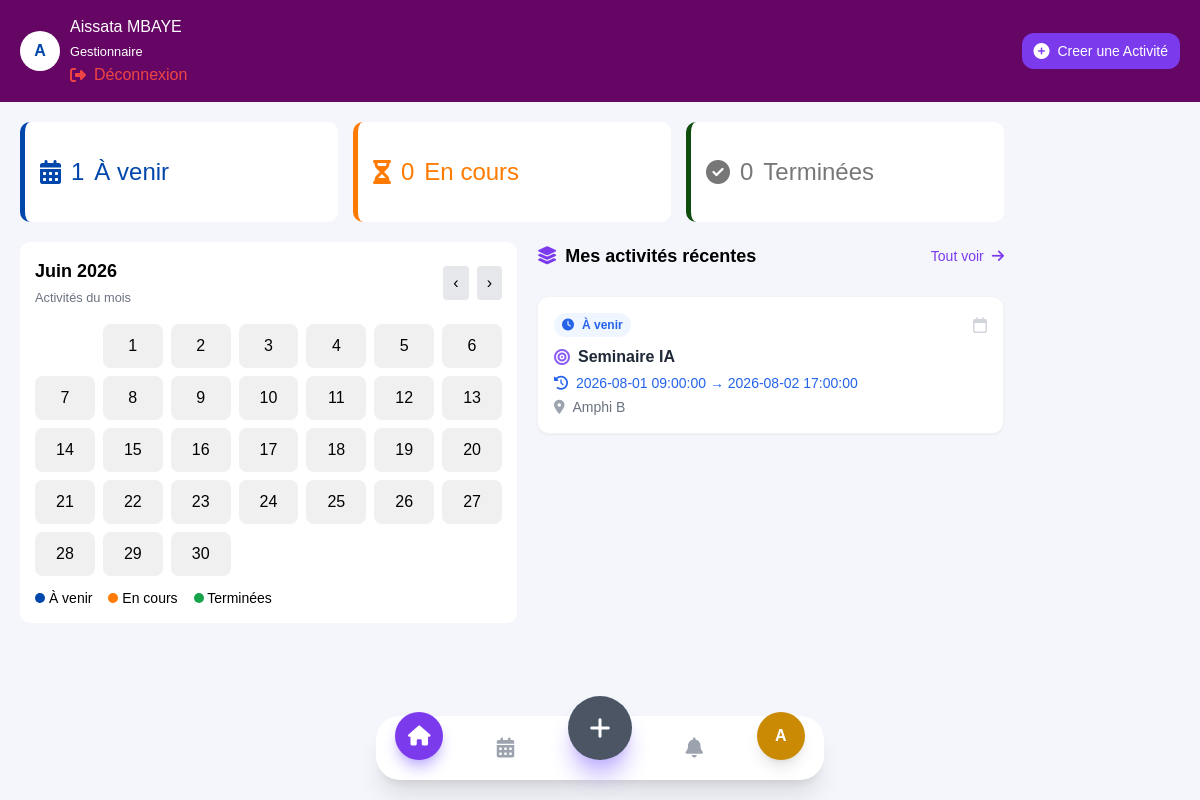
The page /Gestionnaire/DashboardGestionnaire.php (signed in) on the database its author committed.
### tables this page shows
create table ACTIVITE(
    id_act int auto_increment,
    matricule_user char(5) not null,
    titre varchar(100) not null,
    description text not null,
    type_act VARCHAR(30) NOT NULL CHECK ( type_act IN ('COURS','EXAMEN','SOUTENANCE','REUNION','FORMATION','SEMINAIRE','CONFERENCE','ATELIER','COLLOQUE','CEREMONIE','JOURNEE_PORTES_OUVERTES','ACCUEIL_NOUVEAUX','ASSEMBLEE_GENERALE','ELECTION','SORTIE_PEDAGOGIQUE','VISITE','COMPETITION','ACTIVITE_CULTURELLE','ACTIVITE_SPORTIVE','CAMPAGNE_SENSIBILISATION','ACTION_SOCIALE','FETE','PROJET','AUTRE')),
    date_debut datetime not null, 
    date_fin datetime not null,
    lieu varchar(100) not null ,

     
    constraint check_dateDebut_dateFin check (date_fin > date_debut),
    constraint pk_activite primary key (id_act),
    constraint fk_activite_utilisateur_matricule_user foreign key (matricule_user) references UTILISATEUR(matricule_user)
);

### Gestionnaire/models/activite.php (called while the page is built, shortened)
<?php
function getToutesActivitesGestionnaire(PDO $pdo, string $gestMat): array
{
    return $pdo->query(
        "SELECT * FROM activite WHERE matricule_user = '$gestMat'"
    )->fetchAll();
}

### Gestionnaire/DashboardGestionnaire.php (the view, shortened to what this page needs)
<?php
require_once './models/activite.php';
$pdo = connexionBD();
$activites = getToutesActivitesGestionnaire($pdo, $_SESSION['matricule_user']);
$dateDuJour = new DateTime();
function act_future()
{
    global $activites;
    global $dateDuJour;
    $activites_future = [];
    foreach ($activites as $a) {
        $dateDebut = new DateTime($a["date_debut"]);
        if ($dateDebut > $dateDuJour) {
            $activites_future[] = $a;
        }
    }
    return $activites_future;
}
function act_en_cour()
{
    global $activites;
    $activites_en_cour = [];
    foreach ($activites as $a) {
        $dateDebut = new DateTime($a["date_debut"]);
    }
    return $activites_en_cour;
}
function act_terminer()
{
    global $activites;
    $activites_fini = [];
    foreach ($activites as $a) {
        $dateFin = new DateTime($a["date_fin"]);
    }
    return $activites_fini;
}
function getStatutActivite(array $act, $dateDuJour)
{
    $dateDebut = new DateTime($act["date_debut"]);
    $dateFin   = new DateTime($act["date_fin"]);
    if ($dateFin < $dateDuJour) {
        return [
            'label'      => 'Terminée',
            'badgeClass' => 'text-green-600 bg-green-50',
            'dateClass'  => 'text-green-600',
            'icon'       => 'fa-solid fa-circle-check'
        ];
    } else {
        return [
            'label'      => 'À venir',
            'badgeClass' => 'text-blue-600 bg-blue-50',
            'dateClass'  => 'text-blue-600',
            'icon'       => 'fa-solid fa-clock'
        ];
    }
}
$activites_recentes = $activites;
usort($activites_recentes, function ($a, $b) {
    return strtotime($b["date_debut"]) - strtotime($a["date_debut"]);
});
$activites_recentes = array_slice($activites_recentes, 0, 3);
?>
<!DOCTYPE html>
<html lang="fr">
<head>
    <link rel="stylesheet" href="./assets/stylegest.css">
    <script src="https://cdn.tailwindcss.com"></script>
    <link rel="stylesheet" href="https://cdnjs.cloudflare.com/ajax/libs/font-awesome/6.5.2/css/all.min.css">
</head>
<body>
    <header class="topbar bg-esp-purple">
        <div class="user">
            <div class="avatar">
                <?= strtoupper($_SESSION["prenom"][0])?>
            </div>
            <div>
                <h3> <?php echo $_SESSION["prenom"] . " ". strtoupper($_SESSION["nom"])?>
                </h3>
                <small>Gestionnaire</small>
                <a href="./controllers/logout.php"
                    class="flex items-center gap-2 text-red-500 hover:text-red-600 transition">
                    <i class="fa-solid fa-right-from-bracket"></i>
                    <span>Déconnexion</span>
                </a>
            </div>
        </div>
        <a href="./action/formCreationActivite.php" class="flex items-center gap-2 bg-violet-600 text-white px-3 py-2 rounded-xl
              hover:bg-violet-700 transition">
            <i class="fa-solid fa-circle-plus"></i>
            <span class="text-sm font-medium">Creer une Activité</span>
        </a>
    </header>
    <main class="container">
        <section class="stats">
            <div class="card blue">
                <i class="fa-solid fa-calendar-days"></i>
                <span id="upcoming"><?= count(act_future()) ?></span>
                À venir
            </div>
            <div class="card orange">
                <i class="fa-solid fa-hourglass-half"></i>
                <span id="ongoing"><?= count(act_en_cour()) ?></span>
                En cours
            </div>
            <div class="card gray">
                <i class="fa-solid fa-circle-check"></i>
                <span id="done"><?= count(act_terminer())?></span>
                Terminées
            </div>
        </section>
        <section class="content">
            <div class="calendar-box">
                <div class="calendar-header flex items-center justify-between mb-3">
                    <div>
                        <h3 id="monthYear" class="text-lg font-bold"></h3>
                        <small class="text-gray-500">Activités du mois</small>
                    </div>
                    <div class="flex gap-2">
                        <button id="prev" class="px-3 py-1 bg-gray-200 rounded">‹</button>
                        <button id="next" class="px-3 py-1 bg-gray-200 rounded">›</button>
                    </div>
                </div>
                <div class="calendar-grid" id="calendar"></div>
                <div class="legend mt-3 flex gap-4 text-sm">
                    <span><i class="dot blue"></i> À venir</span>
                    <span><i class="dot orange"></i> En cours</span>
                    <span><i class="dot green"></i> Terminées</span>
                </div>
            </div>
            <div class="activities">
                <h3 class="text-lg font-semibold flex items-center justify-between mb-4">
                    <span class="flex items-center gap-2">
                        <i class="fa-solid fa-layer-group text-violet-600"></i>
                        Mes activités récentes
                    </span>
                    <a href="./action/mesActivites.php"
                        class="flex items-center gap-2 text-sm font-medium text-violet-600 hover:text-violet-800 transition">
                        Tout voir
                        <i class="fa-solid fa-arrow-right"></i>
                    </a>
                </h3>
                <div class="space-y-3">
                    <?php foreach ($activites_recentes as $act): ?>
                    <?php $statut = getStatutActivite($act, $dateDuJour); ?>
                    <div class="group bg-white border border-gray-100 rounded-xl p-4 shadow-sm
                        hover:shadow-lg hover:-translate-y-1 transition-all duration-300">
                        <div class="flex items-center justify-between mb-2">
                            <span
                                class="flex items-center gap-2 text-xs font-semibold <?= $statut['badgeClass'] ?> px-2 py-1 rounded-full">
                                <i
                                    class="<?= $statut['icon'] ?>"></i>
                                <?= $statut['label'] ?>
                            </span>
                            <i class="fa-regular fa-calendar text-gray-300 group-hover:text-violet-600 transition"></i>
                        </div>
                        <h4
                            class="text-gray-800 font-semibold flex items-center gap-2 group-hover:text-violet-700 transition">
                            <i class="fa-solid fa-bullseye text-violet-500"></i>
                            <?= htmlspecialchars($act["titre"]) ?>
                        </h4>
                        <p
                            class="text-sm mt-1 flex items-center gap-2 font-medium <?= $statut['dateClass'] ?>">
                            <i class="fa-solid fa-clock-rotate-left"></i>
                            <?= $act["date_debut"] . " → " . $act["date_fin"] ?>
                        </p>
                        <p class="text-sm text-gray-500 flex items-center gap-2 mt-1">
                            <i class="fa-solid fa-location-dot text-gray-400"></i>
                            <?= htmlspecialchars($act["lieu"]) ?>
                        </p>
                    </div>
                    <?php endforeach; ?>
                </div>
            </div>
        </section>
    </main>
    <?php  include   "./action/footerGest.php" ?>
</body>
</html>

### Gestionnaire/assets/stylegest.css (style rules this page uses)
* { margin: 0; padding: 0; box-sizing: border-box; font-family: Arial, sans-serif; }
body { background: #f4f6fb; }
.topbar { display: flex; justify-content: space-between; align-items: center; padding: 15px 20px; background: rgb(101, 6, 101); color: white; }
.user { display: flex; gap: 10px; align-items: center; }
.avatar { width: 40px; height: 40px; border-radius: 50%; background: white; color: #0047ab; display: flex; justify-content: center; align-items: center; font-weight: bold; }
.container { padding: 20px; }
.stats { display: flex; gap: 15px; margin-bottom: 20px; font-size: x-large; }
.card { flex: 3; padding: 15px; border-radius: 10px; background: white; display: flex; gap: 10px; align-items: center; height: 100px; transition: all 0.3s ease-in-out; }
.blue { border-left: 5px solid #0047ab; color: #0047ab; }
.orange { border-left: 5px solid #ff7a00; color: #ff7a00; }
.gray { border-left: 5px solid #0f4d0c; color: #777; }
.content { display: flex; gap: 20px; }
.calendar-box { flex: 1; background: white; padding: 15px; border-radius: 10px; }
.calendar-header { display: flex; justify-content: space-between; align-items: center; }
.calendar-header button { padding: 5px 10px; }
.calendar-grid { display: grid; grid-template-columns: repeat(7, 1fr); gap: 8px; margin-top: 15px; }
.activities { flex: 1; display: flex; flex-direction: column; gap: 10px; }
.legend { display: flex; gap: 10px; margin-top: 10px; }
.dot { width: 10px; height: 10px; display: inline-block; border-radius: 50%; }
.dot.blue { background: #0047ab; }
.dot.orange { background: #ff7a00; }
.dot.green { background: #16a34a; }

### rows shown on the page
activite: label "À venir", titre "Seminaire IA", date_debut "2026-08-01 09:00:00", date_fin "2026-08-02 17:00:00", lieu "Amphi B"

### other values the page prints
$_SESSION["prenom"][0] "A"
$_SESSION["prenom"] "Aissata"
$_SESSION["nom"] "MBAYE"
count(act_future()) "1"
count(act_en_cour()) "0"
count(act_terminer()) "0"
substr($_SESSION['prenom'], 0, 1) "A"
